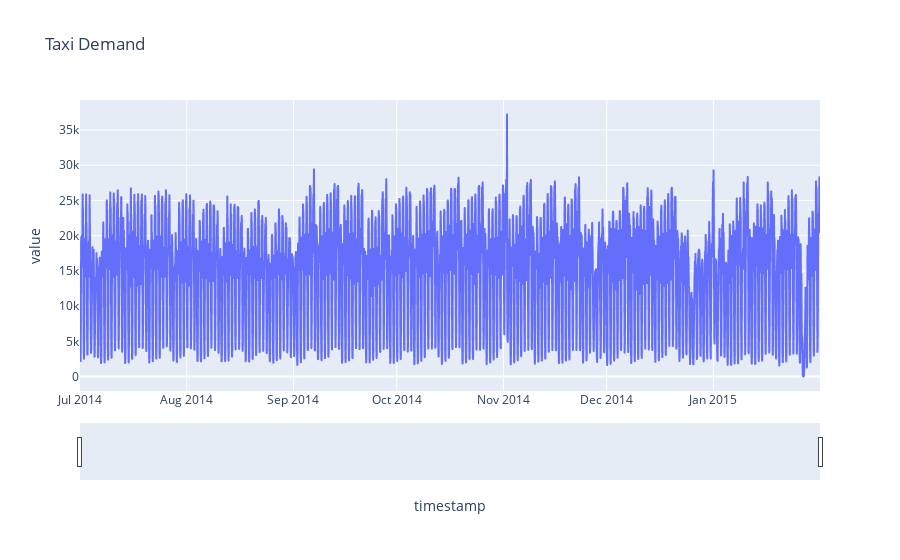

Source (notebook cell):
### Code cell
plotly_docs = 'https://plotly.com/python/time-series/' #refer this for more information
fig = px.line(df.reset_index(), x='timestamp', y='value', title='Taxi Demand')
fig.update_xaxes(rangeslider_visible=True)
fig.show()

### Figure 1 — Plotly figure (JSON) as saved in the notebook; plotly's stock layout.template omitted (floating-point values rounded to 4 significant figures; data arrays with more than 128 entries replaced by an {"elided": "..."} marker saying what was removed)
{"data": [{"hovertemplate": "timestamp=%{x}<br>value=%{y}<extra></extra>", "legendgroup": "", "line": {"color": "#636efa", "dash": "solid"}, "marker": {"symbol": "circle"}, "mode": "lines", "name": "", "showlegend": false, "type": "scattergl", "x": {"elided": "5160 str values"}, "xaxis": "x", "y": {"elided": "5160 float values"}, "yaxis": "y"}], "layout": {"legend": {"tracegroupgap": 0}, "title": {"text": "Taxi Demand"}, "xaxis": {"anchor": "y", "domain": [0, 1], "rangeslider": {"visible": true}, "title": {"text": "timestamp"}}, "yaxis": {"anchor": "x", "domain": [0, 1], "title": {"text": "value"}}}}
